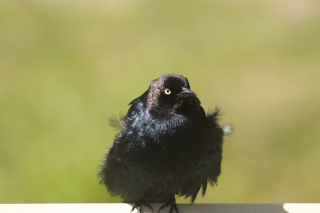
#> input picture smallbird.jpg, 320 x 213 px
$ python sortImage.py smallbird.jpg   (Python 2 division)
#> lines starting #> are read from the running program, lines starting #| are printed output that depends on the picture
#!/usr/bin/env python

import Image, sys, colorsys

filename = sys.argv[1]
im = Image.open(filename)
#> im is the input picture: PIL image 320x213 RGB; mean R, G, B 155.3, 151.3, 94.5
px = list(im.getdata())
#> px = 68160 items
px = map(lambda (r,g,b): (r/255.0, g/255.0, b/255.0), px)
px = map(lambda p: colorsys.rgb_to_yiq(*p), px)
px = sorted(px)
px = map(lambda p: colorsys.yiq_to_rgb(*p), px)
px = map(lambda (r,g,b): (int(r*255.0), int(g*255.0), int(b*255.0)), px)
im.putdata(px)
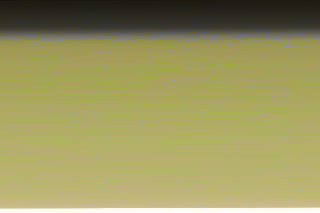
#> im: PIL image 320x213 RGB; mean R, G, B 155.3, 150.8, 94.4
im.save("new" + filename)
